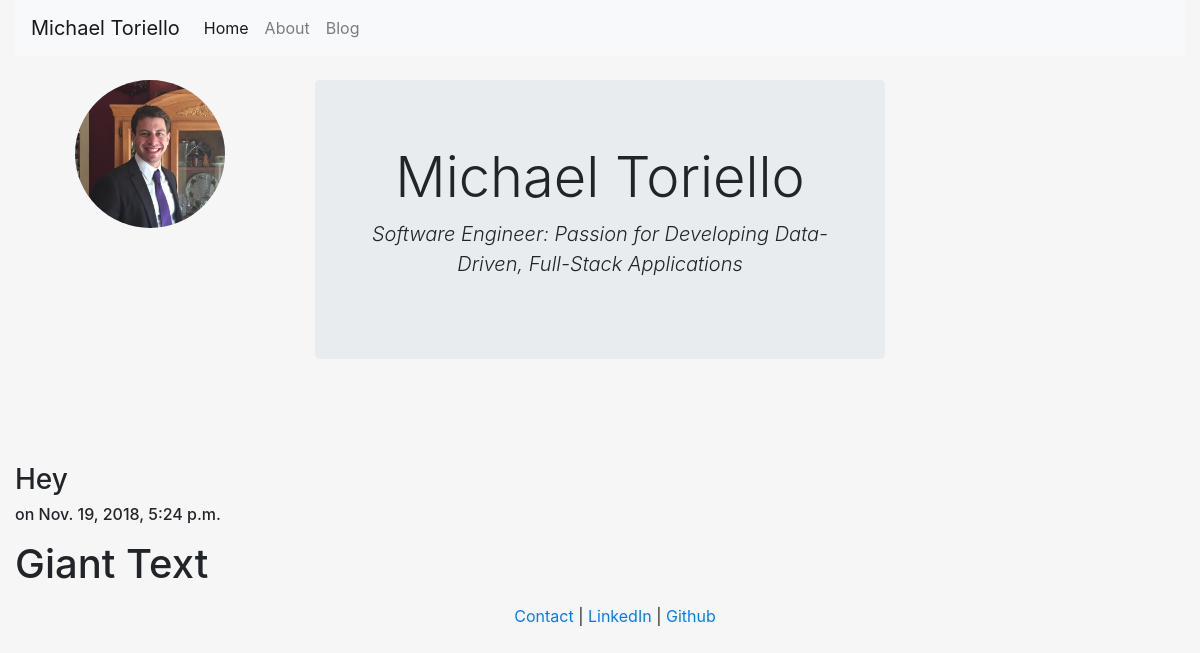
Page /blog/2 on the committed database.
### blog/models.py (models this page shows, shortened)
class Post(models.Model):
	title = models.CharField(max_length=140)
	body = models.TextField()
	date = models.DateTimeField()

### blog/templates/blog/post.html
{% extends "personal/header.html" %}
{% block content %}
  <h3>{{post.title}}</h3>
  <h6>on {{post.date}}</h6>
  {{post.body|safe|linebreaks}}
{% endblock %}

### personal/static/personal/css/style.css (style rules this page uses)
body { height: 100%; }

### rows in the picture
Post: title "Hey", date "Nov. 19, 2018, 5:24 p.m.", body "Giant Text"
